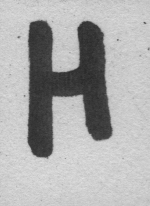
#> input picture sin_procesar/l00007_H.png, 150 x 206 px, found by its file name; its folder holds 4 pictures in this run
$ python otro.py   (older library calls are emulated)
#> lines starting #> are read from the running program, lines starting #| are printed output that depends on the picture; long printed decimals are rounded
from sklearn.ensemble import RandomForestClassifier
from sklearn.datasets import make_classification
import matplotlib.image as img
from skimage.transform import resize
import matplotlib.pyplot as plt
import scipy.misc
from os import listdir
from skimage import filters
from os.path import isfile, join
from PIL import Image, ImageFilter
from scipy import ndimage
import numpy as np
import cv2
from sklearn import datasets, svm, metrics
#np.set_printoptions(threshold=np.nan)

def eliminar_columnas_filas(image,umbral):
	columnas = np.mean(image,axis=0)
	filas = np.mean(image,axis=1)

	image = image[:,columnas<umbral]
	return image[filas<umbral,:]
imagenes = listdir("sin_procesar")
n_samples = len(imagenes)
tam = (100,50)
X = np.zeros((n_samples,tam[0]*tam[1]))
Y = np.zeros(n_samples)
images = np.zeros((n_samples,tam[0],tam[1]))

for i in range(n_samples):
	file = imagenes[i]
	image = img.imread(join("procesado",file))
#> image is the input picture: shape (206, 150) float32; min 0.161, max 0.89, mean 0.674

	image = eliminar_columnas_filas(image,0.9)
#> in eliminar_columnas_filas, `columnas = np.mean(image,axis=0)`: columnas = 150 values, max 0.809 at index 13, min 0.42 at index 37, mean 0.674
#> in eliminar_columnas_filas, `filas = np.mean(image,axis=1)`: filas = 206 values, max 0.821 at index 168, min 0.491 at index 82, mean 0.674
	#image = 1- image

	image = resize(image, tam)
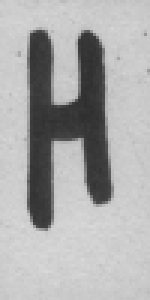
#> image: shape (100, 50) float32 (shown 3 times larger); min 0.181, max 0.854, mean 0.674

	images[i,:,:] = image
	image=np.reshape(image,(1,len(image[0])*len(image))).astype(int)
	image = np.asarray(image[0])
#> image = 5000 values from 0 to 0

	if file[-5] =='A':
		Y[i] = 0
	elif file[-5] == 'B':
		Y[i] = 1
	elif file[-5] == 'C':
		Y[i] = 2
	elif file[-5] == 'D':
		Y[i] = 3
	elif file[-5] == 'E':
		Y[i] = 4
	elif file[-5] == 'F':
		Y[i] = 5
	elif file[-5] == 'G':
		Y[i] = 6
	elif file[-5] == 'H':
		Y[i] = 7
	elif file[-5] == 'I':
		Y[i] = 8
	elif file[-5] == 'J':
		Y[i] = 9

	X[i,:]=image
#> pass 2 of the loop `for i in range(n_samples):`:
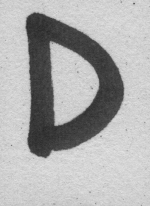
#> input picture sin_procesar/l00013_D.png, 150 x 206 px, found by its file name
#> image is the input picture: shape (206, 150) float32; min 0.153, max 0.89, mean 0.679
#> `image = resize(image, tam)`:
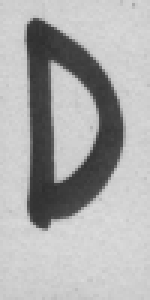
#> image: shape (100, 50) float32 (shown 3 times larger); min 0.183, max 0.866, mean 0.679
#> pass 3 of the loop `for i in range(n_samples):`:
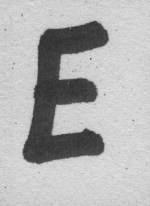
#> input picture sin_procesar/l00014_E.png, 150 x 206 px, found by its file name
#> image is the input picture: shape (206, 150) float32; min 0.169, max 0.902, mean 0.697
#> `image = resize(image, tam)`:
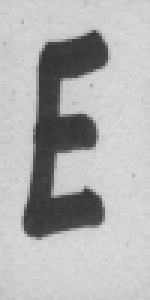
#> image: shape (100, 50) float32 (shown 3 times larger); min 0.199, max 0.862, mean 0.697
#> the loop made 4 passes; the first 3 are shown
	#images[i,:,:] = image


#print(X)
#print(y)

clf = svm.SVC(gamma=0.001)


clf.fit(X[:n_samples //2], Y[:n_samples // 2])

predicted = clf.predict(X[n_samples//2:])
#> predicted = [7, 7]
expected = Y[n_samples//2:]
print("Classification report for classifier %s:\n%s\n"
      % (clf, metrics.classification_report(expected, predicted)))
#| Classification report for classifier SVC(gamma=0.001):
#|               precision    recall  f1-score   support
#|          4.0       0.00      0.00      0.00         1
#|          7.0       0.50      1.00      0.67         1
#|     accuracy                           0.50         2
#|    macro avg       0.25      0.50      0.33         2
#| weighted avg       0.25      0.50      0.33         2
print("Confusion matrix:\n%s" % metrics.confusion_matrix(expected, predicted))
#| Confusion matrix:
#| [[0 1]
#|  [0 1]]
images_and_predictions = list(zip(images[n_samples // 2:], predicted))
#> images_and_predictions = 2 items
for index, (image, prediction) in enumerate(images_and_predictions[:36]):
    plt.subplot(6, 6, index+1)
    plt.axis('off')
    plt.imshow(image, cmap=plt.cm.gray_r, interpolation='nearest')
    #print(65+prediction)
    plt.title('P: %c E: %c' % (chr(int(65+prediction)), chr(int(65+expected[index]))))
#> this loop made 2 passes
#> prediction on passes 1 to 2: 7, 7
print("Tasa de acierto %f\n"%(np.sum(predicted==expected)*1./len(predicted)))
#| Tasa de acierto 0.5
plt.show()
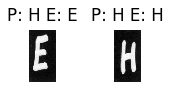
#> figure drawn by matplotlib, 2 panels
